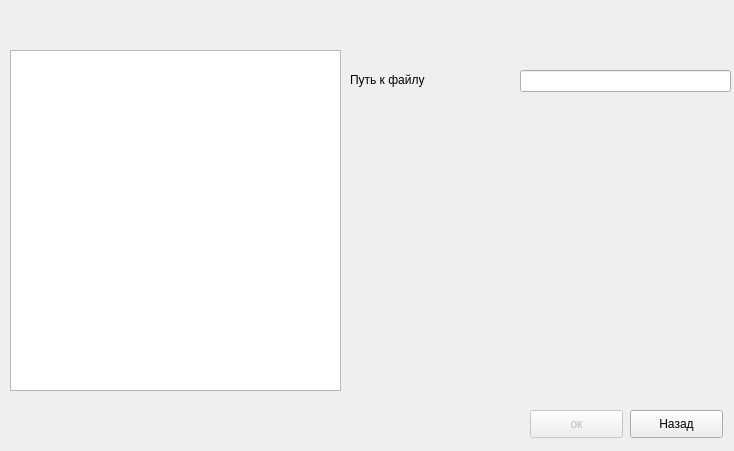
<?xml version="1.0" encoding="UTF-8"?>
<ui version="4.0">
 <class>Copy</class>
 <widget class="QWidget" name="Copy">
  <property name="geometry">
   <rect>
    <x>0</x>
    <y>0</y>
    <width>734</width>
    <height>451</height>
   </rect>
  </property>
  <property name="windowTitle">
   <string>Копирование</string>
  </property>
  <widget class="QListView" name="listView">
   <property name="geometry">
    <rect>
     <x>10</x>
     <y>50</y>
     <width>331</width>
     <height>341</height>
    </rect>
   </property>
  </widget>
  <widget class="QLineEdit" name="lineEdit">
   <property name="geometry">
    <rect>
     <x>520</x>
     <y>70</y>
     <width>211</width>
     <height>22</height>
    </rect>
   </property>
   <property name="readOnly">
    <bool>true</bool>
   </property>
  </widget>
  <widget class="QLabel" name="label">
   <property name="geometry">
    <rect>
     <x>350</x>
     <y>70</y>
     <width>171</width>
     <height>20</height>
    </rect>
   </property>
   <property name="text">
    <string>Путь к файлу</string>
   </property>
  </widget>
  <widget class="QPushButton" name="pushButton">
   <property name="enabled">
    <bool>false</bool>
   </property>
   <property name="geometry">
    <rect>
     <x>530</x>
     <y>410</y>
     <width>93</width>
     <height>28</height>
    </rect>
   </property>
   <property name="text">
    <string>ок</string>
   </property>
  </widget>
  <widget class="QPushButton" name="pushButton_2">
   <property name="geometry">
    <rect>
     <x>630</x>
     <y>410</y>
     <width>93</width>
     <height>28</height>
    </rect>
   </property>
   <property name="text">
    <string>Назад</string>
   </property>
  </widget>
 </widget>
 <resources/>
 <connections/>
</ui>
